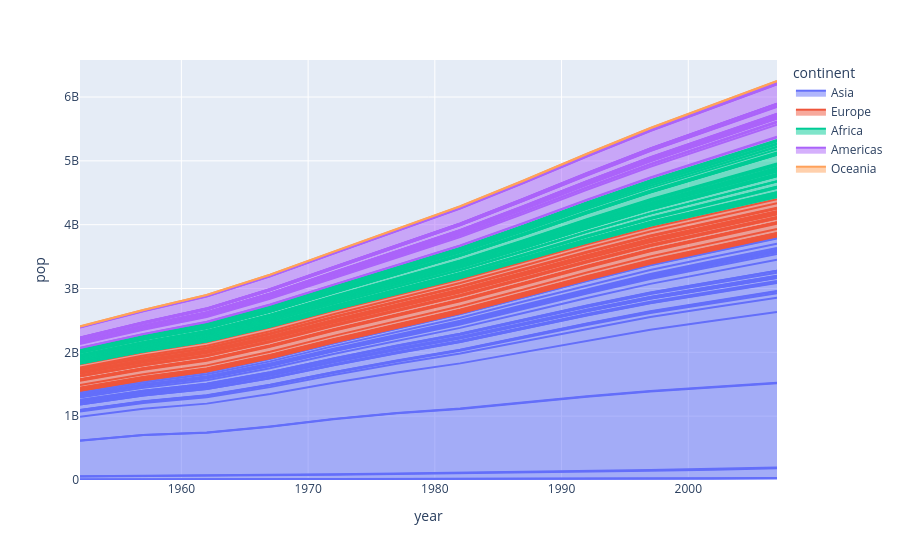

Here is the notebook cell this chart was saved with:
### Code cell
fig = px.area(df, x='year', y ='pop', line_group='country', color='continent')
fig.show()
